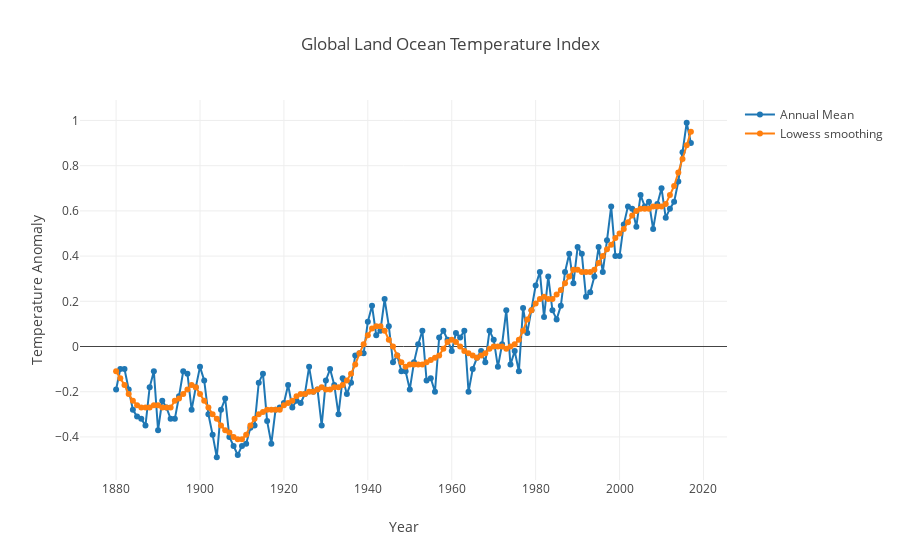

Notebook code for this chart:
### Code cell
init_notebook_mode(connected=True)

trace0 = go.Scatter(
    x = global_temperature_df['Year'],
    y = global_temperature_df['Annual Mean'],
    mode = 'lines+markers',
    name = 'Annual Mean'
)

trace1 = go.Scatter(
    x = global_temperature_df['Year'],
    y = global_temperature_df['Lowess smoothing'],
    mode = 'lines+markers',
    name = 'Lowess smoothing'
)

data = [trace0,trace1]
layout = go.Layout(dict(title='Global Land Ocean Temperature Index'),
                   xaxis=dict(title='Year'),
                   yaxis=dict(title='Temperature Anomaly')
)
fig = go.Figure(data=data,layout=layout)
iplot(fig)

### Figure 1 — Plotly figure (JSON) as saved in the notebook; plotly's stock layout.template omitted (floating-point values rounded to 4 significant figures; data arrays with more than 128 entries replaced by an {"elided": "..."} marker saying what was removed)
{"data": [{"mode": "lines+markers", "name": "Annual Mean", "type": "scatter", "x": {"elided": "138 int values"}, "y": {"elided": "138 float values"}}, {"mode": "lines+markers", "name": "Lowess smoothing", "type": "scatter", "x": {"elided": "138 int values"}, "y": {"elided": "138 float values"}}], "layout": {"title": "Global Land Ocean Temperature Index", "xaxis": {"title": "Year"}, "yaxis": {"title": "Temperature Anomaly"}}}
